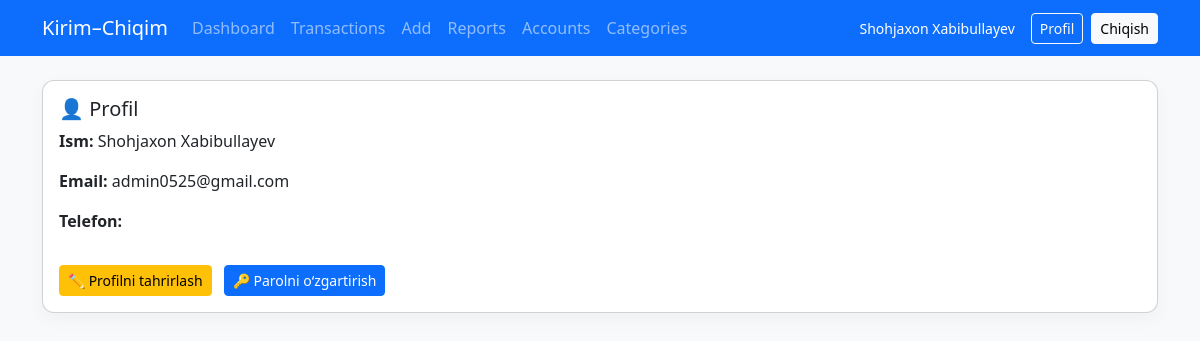
Page /accounts/profile/ (signed in) on the committed database.
### accounts/models.py (models this page shows, shortened)
class CustomUser(AbstractUser):
    email = models.EmailField(unique=True)
    phone = models.CharField(max_length=15, unique=True, null=True, blank=True)
    USERNAME_FIELD = 'email'
    REQUIRED_FIELDS = ['username', 'phone', 'first_name', 'last_name']

### accounts/views.py (the view)
# urls.py: path('profile/', profile_view, name='profile'),
@login_required
def profile_view(request):
    return render(request, 'account/profile.html', {'user': request.user})

### templates/account/profile.html (shortened to what this page needs)
{% extends 'base.html' %}
{% block content %}
<div class="card card-compact p-3">
  <h5>👤 Profil</h5>
  <p><b>Ism:</b> {{ user.first_name }} {{ user.last_name }}</p>
  <p><b>Email:</b> {{ user.email }}</p>
  <p><b>Telefon:</b> {{ user.phone }}</p>
  <div class="mt-3">
    <a class="btn btn-sm btn-warning me-2 d-inline-block" href="{% url 'accounts:profile_update' %}">
      ✏️ Profilni tahrirlash
    </a>
    <a class="btn btn-sm btn-primary d-inline-block" href="{% url 'accounts:change_password' %}">
      🔑 Parolni o‘zgartirish
    </a>
  </div>
</div>
{% endblock %}

### templates/base.html (shortened to what this page needs)
<!DOCTYPE html>
<html lang="uz">
<head>
  <link href="https://cdn.jsdelivr.net/npm/bootstrap@5.3.2/dist/css/bootstrap.min.css" rel="stylesheet">
</head>
<body>
  <nav class="navbar navbar-expand-lg navbar-dark bg-primary">
    <div class="container">
      <a class="navbar-brand" href="{% url 'transactions:dashboard' %}">Kirim–Chiqim</a>
      <div class="collapse navbar-collapse" id="navMain">
        <ul class="navbar-nav me-auto mb-2 mb-lg-0">
          <li class="nav-item"><a class="nav-link" href="{% url 'transactions:dashboard' %}">Dashboard</a></li>
          <li class="nav-item"><a class="nav-link" href="{% url 'transactions:transaction_list' %}">Transactions</a></li>
          <li class="nav-item"><a class="nav-link" href="{% url 'transactions:transaction_create' %}">Add</a></li>
          <li class="nav-item"><a class="nav-link" href="{% url 'transactions:reports' %}">Reports</a></li>
          <li class="nav-item"><a class="nav-link" href="{% url 'transactions:accounts' %}">Accounts</a></li>
          <li class="nav-item"><a class="nav-link" href="{% url 'transactions:categories' %}">Categories</a></li>
        </ul>
        <div class="nav-right">
          {% if user.is_authenticated %}
            <span class="text-white small me-2">{{ user.get_full_name|default:user.email }}</span>
            <a class="btn btn-outline-light btn-sm" href="{% url 'accounts:profile' %}">Profil</a>
            <a class="btn btn-light btn-sm" href="{% url 'accounts:logout' %}">Chiqish</a>
          {% else %}
            <a class="btn btn-outline-light btn-sm" href="{% url 'accounts:login' %}">Kirish</a>
            <a class="btn btn-light btn-sm" href="{% url 'accounts:signup' %}">Ro‘yxatdan o‘tish</a>
          {% endif %}
        </div>
      </div>
    </div>
  </nav>
  <div class="container my-4">
    {% block content %}{% endblock %}
  </div>
</body>
</html>

### templates/base.html (style rules this page uses)
body { background: #f8f9fa; }
.card-compact { border-radius: 12px; box-shadow: 0 6px 18px rgba(0,0,0,0.04); }
.nav-right { display: flex; gap: .5rem; align-items: center; }

### rows in the picture
CustomUser: get_full_name "Shohjaxon Xabibullayev", first_name "Shohjaxon", last_name "Xabibullayev", email "admin0525@gmail.com"
